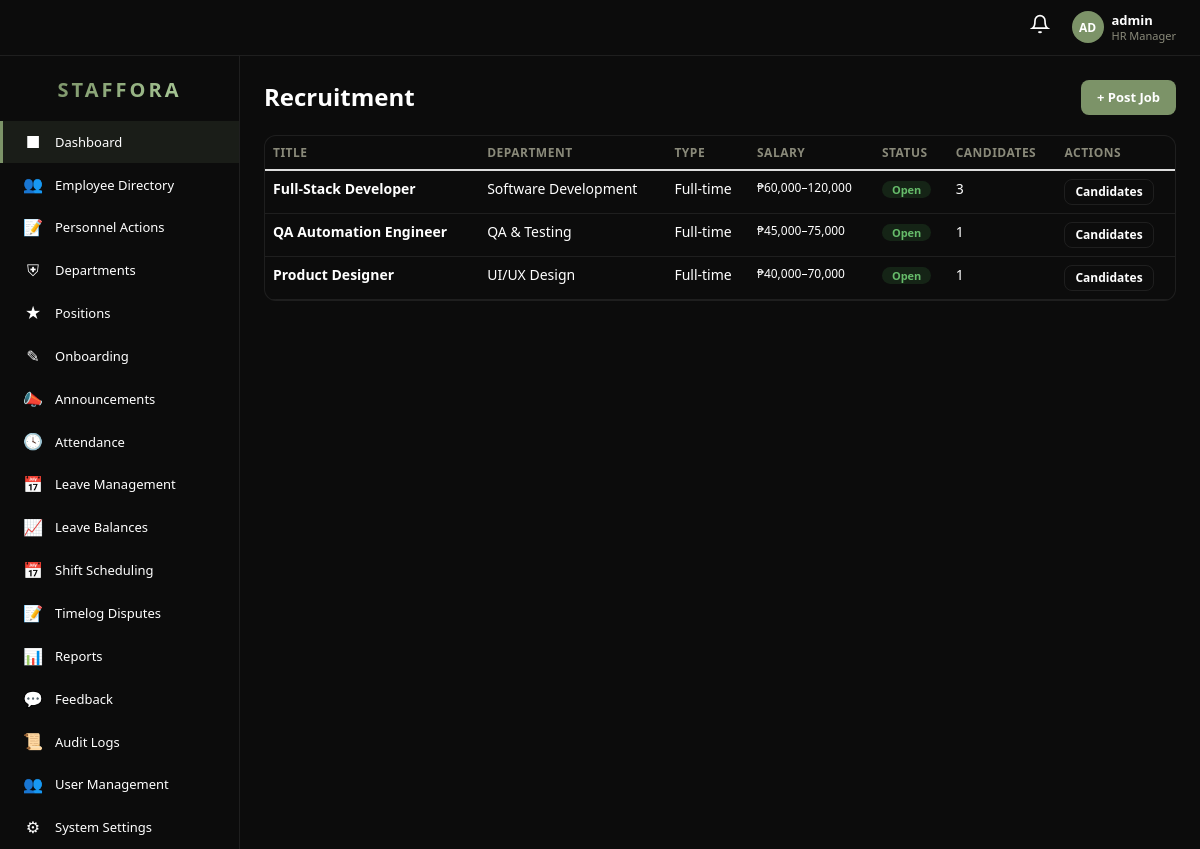
The app's page /pages/recruitment.php (signed in) with its own data.
### tables this page shows
CREATE TABLE `job_posting` (
  `id` int(11) NOT NULL AUTO_INCREMENT,
  `title` varchar(150) NOT NULL,
  `department_id` int(11) DEFAULT NULL,
  `description` text DEFAULT NULL,
  `requirements` text DEFAULT NULL,
  `salary_min` decimal(12,2) DEFAULT NULL,
  `salary_max` decimal(12,2) DEFAULT NULL,
  `location` varchar(150) DEFAULT NULL,
  `type` varchar(40) DEFAULT NULL,
  `status` enum('Open','Closed','On Hold') NOT NULL DEFAULT 'Open',
  `posted_by` int(11) DEFAULT NULL,
  `created_at` int(11) NOT NULL DEFAULT 0,
  `updated_at` int(11) NOT NULL DEFAULT 0,
  PRIMARY KEY (`id`),
  KEY `department_id` (`department_id`),
  KEY `posted_by` (`posted_by`),
  CONSTRAINT `job_posting_ibfk_1` FOREIGN KEY (`department_id`) REFERENCES `department` (`id`) ON DELETE SET NULL,
  CONSTRAINT `job_posting_ibfk_2` FOREIGN KEY (`posted_by`) REFERENCES `user` (`id`) ON DELETE SET NULL
);

CREATE TABLE `department` (
  `id` int(11) NOT NULL AUTO_INCREMENT,
  `name` varchar(100) NOT NULL,
  `description` text DEFAULT NULL,
  `location` varchar(150) DEFAULT NULL,
  `budget` decimal(15,2) DEFAULT 0.00,
  `created_at` int(11) NOT NULL DEFAULT 0,
  PRIMARY KEY (`id`)
);

### includes/auth.php (called while the page is built, shortened)
<?php
require_once __DIR__ . '/../config.php';
require_once __DIR__ . '/db.php';
class Auth {
    public static function isAdmin(): bool { return ($_SESSION['role'] ?? '') === 'Super Admin'; }
}

### config.php (called while the page is built, shortened)
<?php
if(!function_exists("e")){
    function e(?string $s):string{ return htmlspecialchars((string)$s,ENT_QUOTES|ENT_SUBSTITUTE,"UTF-8"); }
}
if(!function_exists("url")){
    function url(string $page,array $params=[]):string{
        return BASE_URL."/index.php?".http_build_query(array_merge(["page"=>$page],$params));
    }
}

### includes/db.php (called while the page is built, shortened)
<?php
require_once __DIR__ . '/../config.php';
class DB {
    private static $pdo = null;
    public static function get(): PDO {
        if (self::$pdo === null) {
            $dsn = 'mysql:host=' . DB_HOST . ';port=' . DB_PORT . ';dbname=' . DB_NAME . ';charset=' . DB_CHARSET;
            self::$pdo = new PDO($dsn, DB_USER, DB_PASS, [
                PDO::ATTR_ERRMODE            => PDO::ERRMODE_EXCEPTION,
                PDO::ATTR_DEFAULT_FETCH_MODE => PDO::FETCH_ASSOC,
                PDO::ATTR_EMULATE_PREPARES   => false,
            ]);
        }
        return self::$pdo;
    }
    public static function query(string $sql, array $params = []): PDOStatement {
        $stmt = self::get()->prepare($sql);
        $stmt->execute($params);
        return $stmt;
    }
    public static function fetchAll(string $sql, array $params = []): array {
        return self::query($sql, $params)->fetchAll();
    }
}

### pages/recruitment.php (the view, shortened to what this page needs)
<?php
require_once __DIR__ . "/../config.php"; require_once __DIR__ . "/../includes/db.php"; require_once __DIR__ . "/../includes/auth.php";
Auth::check(); $pageTitle="Recruitment — ".APP_NAME; $isAdmin=Auth::isAdmin(); $isManager=Auth::isManager(); $userId=Auth::id(); $action=$_GET["action"]??"index";
$depts=DB::fetchAll("SELECT id,name FROM department ORDER BY name");
$jobId=(int)($_GET["job"]??0); $viewId=(int)($_GET["id"]??0);
if($action==="candidates"&&$jobId){$job=DB::fetchOne("SELECT * FROM job_posting WHERE id=?",[$jobId]);$candidates=DB::fetchAll("SELECT * FROM candidate WHERE job_id=? ORDER BY applied_at DESC",[$jobId]);}
else{$jobs=DB::fetchAll("SELECT jp.*,d.name as dept_name,(SELECT COUNT(*) FROM candidate WHERE job_id=jp.id) as cand_count FROM job_posting jp LEFT JOIN department d ON jp.department_id=d.id ORDER BY jp.created_at DESC");}
require_once __DIR__ . "/../includes/layout_header.php"; ?>
<div style="margin-bottom:20px;display:flex;align-items:center;justify-content:space-between;flex-wrap:wrap;gap:12px;">
<h1 style="font-size:24px;font-weight:700;margin:0;"><?php echo $action==="candidates"&&isset($job)?"Candidates: ".e($job["title"]):"Recruitment"; ?></h1>
<div style="display:flex;gap:8px;"><?php if($action==="candidates"): ?><a href="<?php echo url("recruitment"); ?>" class="btn btn-outline">&larr; Jobs</a><?php if($isAdmin||$isManager): ?><a href="<?php echo url("recruitment",["action"=>"addCandidate","job"=>$jobId]); ?>" class="btn btn-accent">+ Add Candidate</a><?php endif; ?><?php else: ?><?php if($isAdmin||$isManager): ?><a href="<?php echo url("recruitment",["action"=>"createJob"]); ?>" class="btn btn-accent">+ Post Job</a><?php endif; ?><?php endif; ?></div>
</div>
<?php if($action==="createJob"&&($isAdmin||$isManager)): ?>
<div class="hrms-card"><div class="card-header"><h3>New Job Posting</h3></div><div class="card-body">
<form method="POST"><input type="hidden" name="_action" value="saveJob">
<div style="display:grid;grid-template-columns:1fr 1fr;gap:16px;">
<div style="grid-column:1/-1;"><label style="display:block;font-size:12px;font-weight:600;color:var(--text-muted);margin-bottom:4px;text-transform:uppercase;">Job Title</label><input type="text" name="title" required style="width:100%;padding:9px 12px;background:rgba(255,255,255,0.06);border:1px solid var(--border);border-radius:8px;color:var(--text);font-size:13px;"></div>
<div><label style="display:block;font-size:12px;font-weight:600;color:var(--text-muted);margin-bottom:4px;text-transform:uppercase;">Department</label><select name="department_id" style="width:100%;padding:9px 12px;background:rgba(255,255,255,0.06);border:1px solid var(--border);border-radius:8px;color:var(--text);font-size:13px;"><option value="">Any</option><?php foreach($depts as $d): ?><option value="<?php echo $d["id"]; ?>"><?php echo e($d["name"]); ?></option><?php endforeach; ?></select></div>
<div><label style="display:block;font-size:12px;font-weight:600;color:var(--text-muted);margin-bottom:4px;text-transform:uppercase;">Status</label><select name="status" style="width:100%;padding:9px 12px;background:rgba(255,255,255,0.06);border:1px solid var(--border);border-radius:8px;color:var(--text);font-size:13px;"><option value="Open">Open</option><option value="Draft">Draft</option><option value="Closed">Closed</option></select></div>
<div><label style="display:block;font-size:12px;font-weight:600;color:var(--text-muted);margin-bottom:4px;text-transform:uppercase;">Min Salary</label><input type="number" name="salary_min" style="width:100%;padding:9px 12px;background:rgba(255,255,255,0.06);border:1px solid var(--border);border-radius:8px;color:var(--text);font-size:13px;"></div>
<div><label style="display:block;font-size:12px;font-weight:600;color:var(--text-muted);margin-bottom:4px;text-transform:uppercase;">Max Salary</label><input type="number" name="salary_max" style="width:100%;padding:9px 12px;background:rgba(255,255,255,0.06);border:1px solid var(--border);border-radius:8px;color:var(--text);font-size:13px;"></div>
<div><label style="display:block;font-size:12px;font-weight:600;color:var(--text-muted);margin-bottom:4px;text-transform:uppercase;">Location</label><input type="text" name="location" style="width:100%;padding:9px 12px;background:rgba(255,255,255,0.06);border:1px solid var(--border);border-radius:8px;color:var(--text);font-size:13px;"></div>
<div><label style="display:block;font-size:12px;font-weight:600;color:var(--text-muted);margin-bottom:4px;text-transform:uppercase;">Type</label><input type="text" name="type" placeholder="Full-time, Part-time..." style="width:100%;padding:9px 12px;background:rgba(255,255,255,0.06);border:1px solid var(--border);border-radius:8px;color:var(--text);font-size:13px;"></div>
<div style="grid-column:1/-1;"><label style="display:block;font-size:12px;font-weight:600;color:var(--text-muted);margin-bottom:4px;text-transform:uppercase;">Description</label><textarea name="description" rows="3" style="width:100%;padding:9px 12px;background:rgba(255,255,255,0.06);border:1px solid var(--border);border-radius:8px;color:var(--text);font-size:13px;"></textarea></div>
<div style="grid-column:1/-1;"><label style="display:block;font-size:12px;font-weight:600;color:var(--text-muted);margin-bottom:4px;text-transform:uppercase;">Requirements</label><textarea name="requirements" rows="3" style="width:100%;padding:9px 12px;background:rgba(255,255,255,0.06);border:1px solid var(--border);border-radius:8px;color:var(--text);font-size:13px;"></textarea></div>
</div><div style="margin-top:16px;display:flex;gap:12px;"><button type="submit" class="btn btn-accent">Post Job</button><a href="<?php echo url("recruitment"); ?>" class="btn btn-outline">Cancel</a></div>
</form></div></div>
<?php else: ?>
<div class="hrms-card"><div class="card-body" style="padding:0;"><table class="table hrms-table" style="margin:0;"><thead><tr><th>Title</th><th>Department</th><th>Type</th><th>Salary</th><th>Status</th><th>Candidates</th><th>Actions</th></tr></thead><tbody>
<?php foreach($jobs as $j): $sc=$j["status"]==="Open"?"badge-success":($j["status"]==="Closed"?"badge-danger":"badge-muted"); ?>
<tr><td style="font-weight:600;"><?php echo e($j["title"]); ?></td><td><?php echo e($j["dept_name"]??""); ?></td><td><?php echo e($j["type"]??""); ?></td>
<td style="font-size:12px;">&#8369;<?php echo number_format($j["salary_min"],0); ?>–<?php echo number_format($j["salary_max"],0); ?></td>
<td><span class="badge <?php echo $sc; ?>"><?php echo $j["status"]; ?></span></td>
<td><?php echo $j["cand_count"]; ?></td>
<td><a href="<?php echo url("recruitment",["action"=>"candidates","job"=>$j["id"]]); ?>" class="btn btn-sm btn-outline" style="padding:3px 10px;">Candidates</a></td>
</tr><?php endforeach; if(empty($jobs)): ?><tr><td colspan="7" style="text-align:center;padding:24px;color:var(--text-muted);">No job postings yet.</td></tr><?php endif; ?>
</tbody></table></div></div>
<?php endif; ?>
<?php require_once __DIR__ . "/../includes/layout_footer.php"; ?>

### web/css/hrms.css (style rules this page uses)
:root { --bg: #0c0c0c; --sidebar: #0c0c0c; --card: #0c0c0c; --card-hover: #161616; --border: rgba(255, 255, 255, 0.08); --text: #ffffff; --text-muted: #8a8a7a; --accent: #7C9368; --accent-hover: #8ca678; --primary: #5b8a72; --success: #4caf50; --warning: #E07A45; --danger: #d4183d; --info: #42a5f5 }
* { box-sizing: border-box }
body.hrms-body { margin: 0; background: var(--bg); color: var(--text); font-family: 'Segoe UI', system-ui, -apple-system, sans-serif; font-size: 14px }
a { color: var(--accent); text-decoration: none }
.hrms-card { background: var(--card); border: 1px solid var(--border); border-radius: 12px; overflow: hidden; transition: border-color .2s }
.card-body { padding: 20px }
.table.hrms-table { width: 100%; border-collapse: collapse; color: var(--text) }
.hrms-table thead th { border-bottom: 2px solid var(--border); padding: 10px 12px; font-size: 12px; text-transform: uppercase; color: var(--text-muted); font-weight: 600; letter-spacing: 0.5px; text-align: left }
.hrms-table tbody td { padding: 10px 12px; border-bottom: 1px solid var(--border); vertical-align: middle }
.badge { padding: 3px 10px; border-radius: 20px; font-size: 11px; font-weight: 600; display: inline-block }
.badge-on-time, .badge-active, .badge-approved, .badge-success, .badge-completed, .badge-open, .badge-hired { background: rgba(76, 175, 80, 0.15); color: #66bb6a }
.btn { padding: 8px 16px; border-radius: 8px; font-size: 13px; font-weight: 600; border: none; cursor: pointer; transition: all .2s; display: inline-flex; align-items: center; gap: 6px; text-decoration: none }
.btn-accent { background: var(--accent); color: #fff }
.btn-outline { background: transparent; border: 1px solid var(--border); color: var(--text) }
.btn-sm { padding: 4px 10px; font-size: 12px }

### records on screen
job_posting: title "Full-Stack Developer", department.name "Software Development", type "Full-time", salary_min "60,000", salary_max "120,000", status "Open", cand_count "3"
job_posting: title "QA Automation Engineer", department.name "QA & Testing", type "Full-time", salary_min "45,000", salary_max "75,000", status "Open", cand_count "1"
job_posting: title "Product Designer", department.name "UI/UX Design", type "Full-time", salary_min "40,000", salary_max "70,000", status "Open", cand_count "1"

### other values on screen
substr($username ?: 'U', 0, 2) "AD"
$username "admin"
$roleLabel "HR Manager"
$item[2] "■"
$item[0] "Dashboard"
$item[2] "👥"
$item[0] "Employee Directory"
$item[2] "📝"
$item[0] "Personnel Actions"
$item[2] "⛨"
$item[0] "Departments"
$item[2] "★"
$item[0] "Positions"
$item[2] "✎"
$item[0] "Onboarding"
